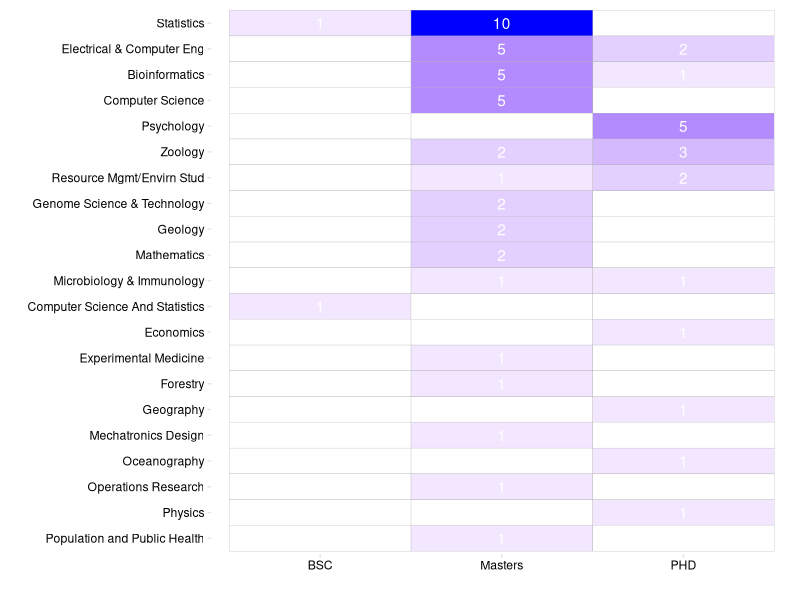
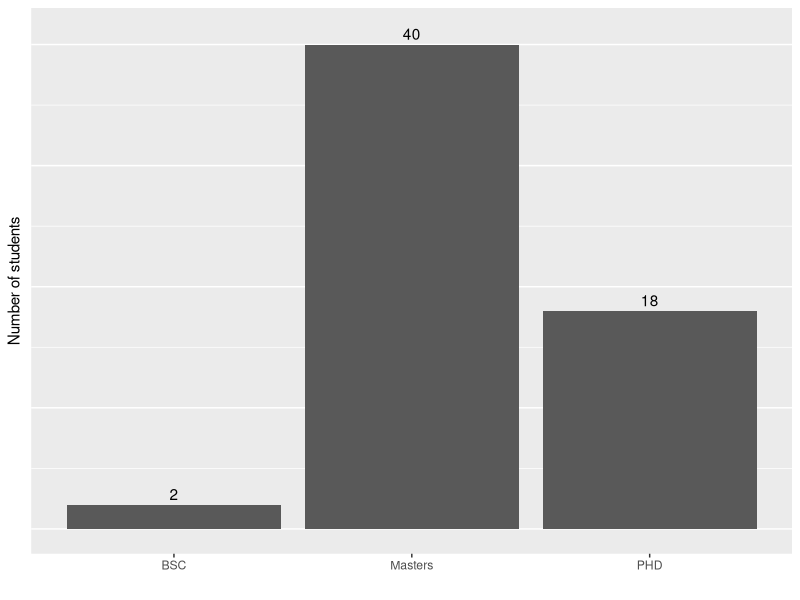

Reproduce these figures in R, in order.
## ---- chunk 1
library(tidyr)
library(ggplot2)
library(grid)

# setwd('_drafts/2015-09-25-stat545-enrollment/')
data <- read.delim('data/2015_STAT545_enrollment.csv', sep=",")
## ---- chunk 2
databysubject <- gather(data, Program, Count, -Subject)
ggplot(subset(databysubject, subset = (databysubject$Program != "Total")),
       aes(y=Subject, x=Program, fill=Count, label=Count)) +
  geom_tile(color="grey70") +
  geom_text(color="white") +
  xlab("") +
  ylab("") +
  scale_fill_gradient(low="white", high="blue") +
  #scale_y_discrete(limits = rev(levels(data$Subject))) +
  scale_y_discrete(limits = rev(as.character(data$Subject))) +
  guides(fill=FALSE) +
  theme(panel.background = element_blank(),
        panel.border = element_blank(),
        panel.grid.major = element_blank(),
        axis.ticks.margin = unit(c(0.1,-1), 'lines'),
        axis.ticks = element_line(colour="grey90"),
        axis.text = element_text(colour="black")
        )
## ---- chunk 3
databyprogram <- data.frame(Count=colSums(data[,c("BSC", "Masters", "PHD")]))
ggplot(databyprogram,
       aes(x=rownames(databyprogram), y=Count, label=Count)) +
  geom_bar(stat="identity") +
  geom_text(vjust=-0.4) +
  ylim(0, 41) +
  xlab("") +
  ylab("Number of students") +
  theme(panel.grid.major.x = element_blank(),
        axis.text.y = element_blank(),
        axis.ticks.y = element_blank()
        )
